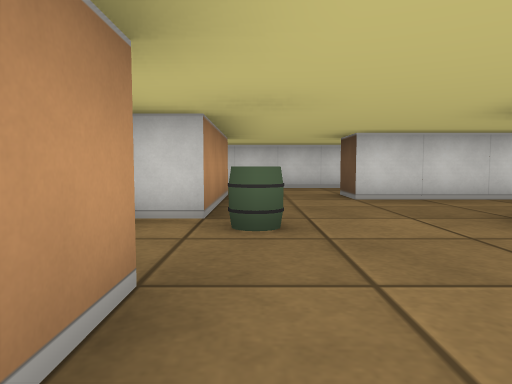
[1] (above)

12 first-person views from a walk through a cub3D level. The camera is about half as high as the walls, tilts 4° down and sees 70° across. The floor is counted in squares. Each view is taken from the middle of a square. On the plan, view 1 faces up. The plan holds only what a view shows up to about 9 squares ahead; the rest is blank.

[2]
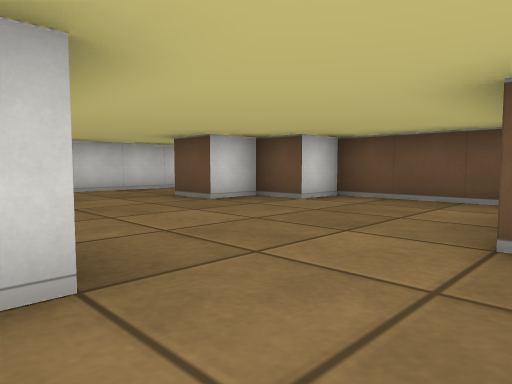

[3]
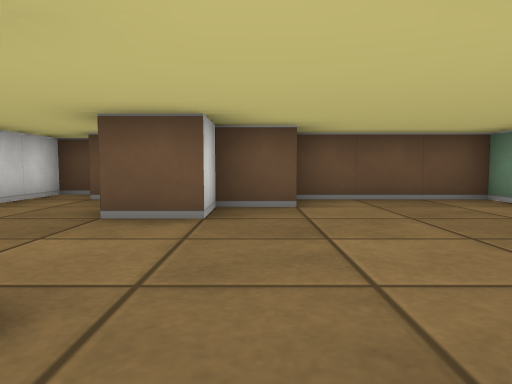

[4]
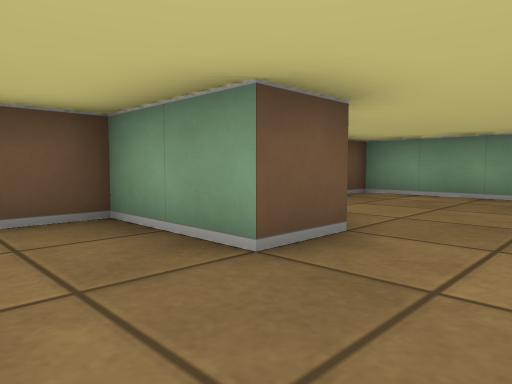

[5]
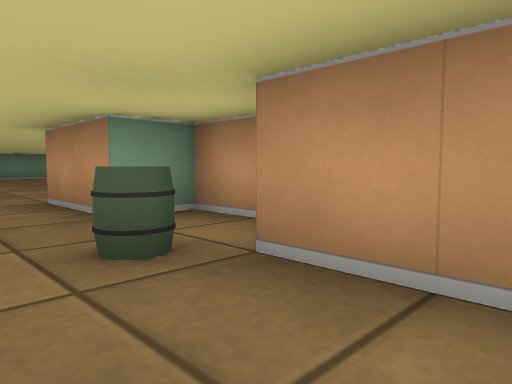

[6]
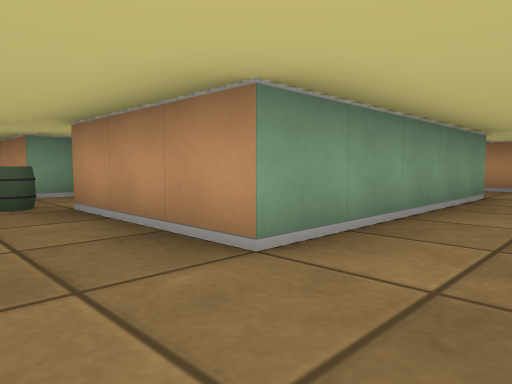

[7]
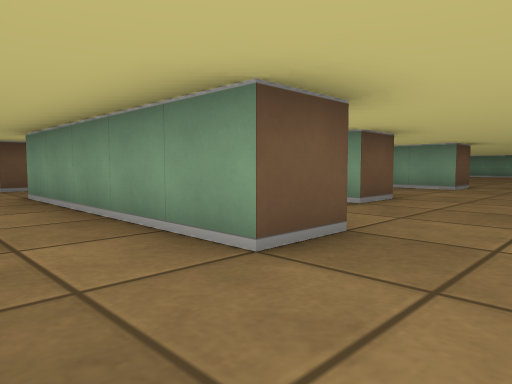

[8]
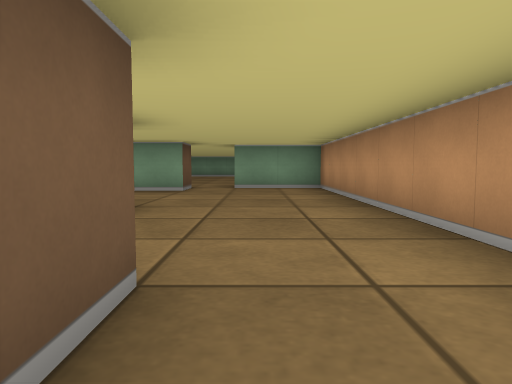

[9]
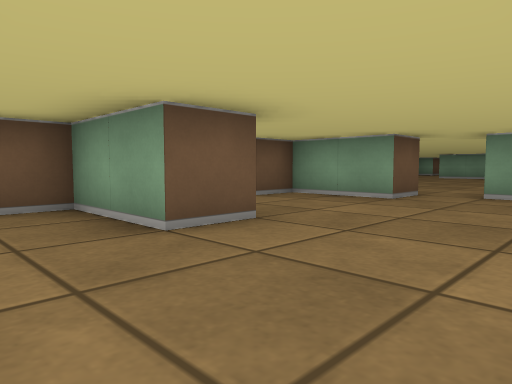

[10]
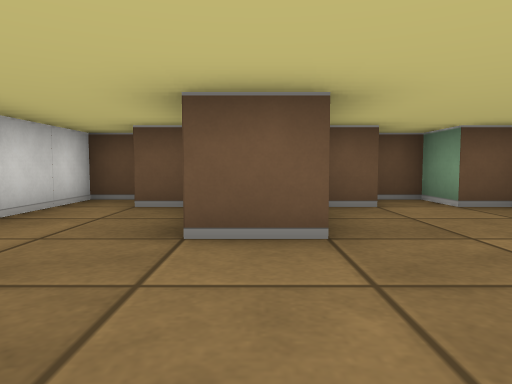

[11]
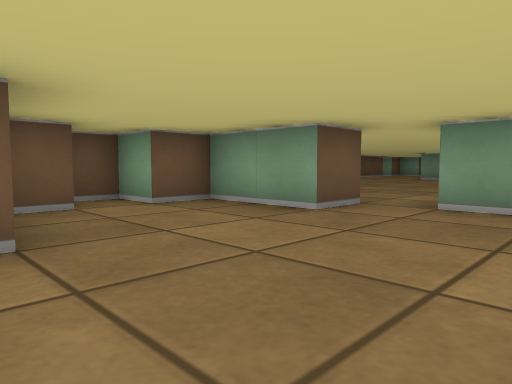

[12]
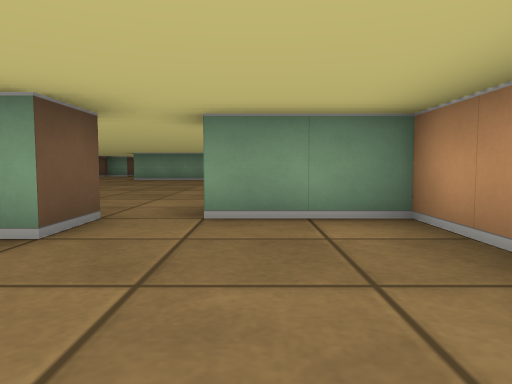

### Floor plan
Ten units are one square. View 1 is at (0, 0); x grows to the right and y downward. Boxes are objects, and circles mark ways between rooms. Rooms are numbered by the first view taken in them; rooms with no view inside come last. Other rooms are left out.
<svg viewBox="-80 -90 140 185">
<path fill="none" stroke="#000" d="M21 15 45 15 45 -15 35 -15 35 -25 25 -25 25 -35 45 -35 45 -45M-15 -25 -15 -15 -5 -15 -5 5M55 -49 55 -55 15 -55 15 -65M-5 -65 -5 -35 -12 -35M-55 -65 -5 -65M20 -85 -8 -85M-45 -24 -45 -35 -25 -35 -25 -45M-25 -14 -25 -21M-55 -54 -55 -65M-45 16 -45 5 -25 5 -25 -5M-15 -5 -15 -12M-15 -48 -15 -55 -35 -55M-75 -65 -75 15 -55 15"/>
<rect x="-5" y="-35" width="10" height="10" fill="#bbb"><title>barrel</title></rect>
<circle cx="5" cy="-60" r="3" fill="#2a7"/>
<circle cx="5" cy="5" r="3" fill="#2a7"/>
<circle cx="-50" cy="20" r="3" fill="#2a7"/>
<circle cx="-65" cy="-60" r="3" fill="#2a7"/>
<text x="20" y="-20">1</text>
<text x="0" y="90">2</text>
<text x="-50" y="-20">3</text>
</svg>
Room 1 opens to room 2. Room 2 opens to room 3.

Where each view was taken, in squares from view 1:
view 1: 0 up, 0 right, facing up
view 2: 2 down, 1 left, facing up-right
view 3: 2 up, 1 left, facing right
view 4: 5 up, 1 right, facing down-right
view 5: 5 up, 1 right, facing down-left
view 6: 8 up, 1 right, facing down-left
view 7: 8 up, 7 left, facing down-right
view 8: 7 up, 6 left, facing down
view 9: 5 up, 7 left, facing down-right
view 10: 3 up, 7 left, facing right
view 11: 3 up, 7 left, facing down-right
view 12: 2 up, 6 left, facing down
